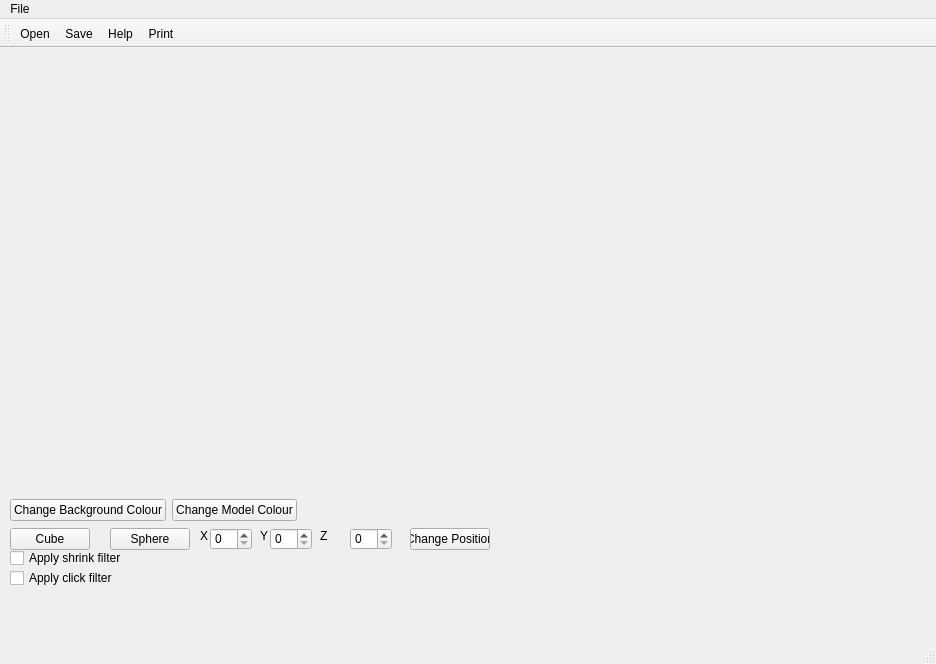
<?xml version="1.0" encoding="UTF-8"?>
<ui version="4.0">
 <class>MainWindow</class>
 <widget class="QMainWindow" name="MainWindow">
  <property name="geometry">
   <rect>
    <x>0</x>
    <y>0</y>
    <width>936</width>
    <height>664</height>
   </rect>
  </property>
  <property name="windowTitle">
   <string>MainWindow</string>
  </property>
  <widget class="QWidget" name="centralwidget">
   <widget class="QWidget" name="layoutWidget">
    <property name="geometry">
     <rect>
      <x>10</x>
      <y>40</y>
      <width>602</width>
      <height>433</height>
     </rect>
    </property>
    <layout class="QVBoxLayout" name="verticalLayout">
     <item>
      <widget class="QVTKOpenGLWidget" name="qvtkWidget" native="true">
       <property name="minimumSize">
        <size>
         <width>600</width>
         <height>400</height>
        </size>
       </property>
      </widget>
     </item>
     <item>
      <layout class="QHBoxLayout" name="horizontalLayout">
       <item>
        <widget class="QPushButton" name="BackgroundColor">
         <property name="text">
          <string>Change Background Colour</string>
         </property>
        </widget>
       </item>
       <item>
        <widget class="QPushButton" name="ModelColor">
         <property name="text">
          <string>Change Model Colour</string>
         </property>
        </widget>
       </item>
       <item>
        <spacer name="horizontalSpacer">
         <property name="orientation">
          <enum>Qt::Horizontal</enum>
         </property>
         <property name="sizeHint" stdset="0">
          <size>
           <width>40</width>
           <height>20</height>
          </size>
         </property>
        </spacer>
       </item>
      </layout>
     </item>
    </layout>
   </widget>
   <widget class="QCheckBox" name="Shrink_Filter">
    <property name="geometry">
     <rect>
      <x>10</x>
      <y>500</y>
      <width>111</width>
      <height>20</height>
     </rect>
    </property>
    <property name="text">
     <string>Apply shrink filter</string>
    </property>
   </widget>
   <widget class="QCheckBox" name="Clipper_Filter">
    <property name="geometry">
     <rect>
      <x>10</x>
      <y>520</y>
      <width>121</width>
      <height>20</height>
     </rect>
    </property>
    <property name="text">
     <string>Apply click filter</string>
    </property>
   </widget>
   <widget class="QPushButton" name="CubeButton">
    <property name="geometry">
     <rect>
      <x>10</x>
      <y>480</y>
      <width>80</width>
      <height>22</height>
     </rect>
    </property>
    <property name="text">
     <string>Cube</string>
    </property>
   </widget>
   <widget class="QPushButton" name="SphereButton">
    <property name="geometry">
     <rect>
      <x>110</x>
      <y>480</y>
      <width>80</width>
      <height>22</height>
     </rect>
    </property>
    <property name="text">
     <string>Sphere</string>
    </property>
   </widget>
   <widget class="QSpinBox" name="XCoordinate">
    <property name="geometry">
     <rect>
      <x>210</x>
      <y>480</y>
      <width>42</width>
      <height>22</height>
     </rect>
    </property>
   </widget>
   <widget class="QSpinBox" name="YCoordinate">
    <property name="geometry">
     <rect>
      <x>270</x>
      <y>480</y>
      <width>42</width>
      <height>22</height>
     </rect>
    </property>
   </widget>
   <widget class="QSpinBox" name="ZCoordinate">
    <property name="geometry">
     <rect>
      <x>350</x>
      <y>480</y>
      <width>42</width>
      <height>22</height>
     </rect>
    </property>
   </widget>
   <widget class="QLabel" name="label">
    <property name="geometry">
     <rect>
      <x>200</x>
      <y>480</y>
      <width>16</width>
      <height>16</height>
     </rect>
    </property>
    <property name="text">
     <string>X</string>
    </property>
   </widget>
   <widget class="QLabel" name="label_2">
    <property name="geometry">
     <rect>
      <x>260</x>
      <y>480</y>
      <width>16</width>
      <height>16</height>
     </rect>
    </property>
    <property name="text">
     <string>Y</string>
    </property>
   </widget>
   <widget class="QLabel" name="label_3">
    <property name="geometry">
     <rect>
      <x>320</x>
      <y>480</y>
      <width>16</width>
      <height>16</height>
     </rect>
    </property>
    <property name="text">
     <string>Z</string>
    </property>
   </widget>
   <widget class="QPushButton" name="ChangePosition">
    <property name="geometry">
     <rect>
      <x>410</x>
      <y>480</y>
      <width>80</width>
      <height>22</height>
     </rect>
    </property>
    <property name="text">
     <string>Change Position</string>
    </property>
   </widget>
  </widget>
  <widget class="QMenuBar" name="menubar">
   <property name="geometry">
    <rect>
     <x>0</x>
     <y>0</y>
     <width>936</width>
     <height>21</height>
    </rect>
   </property>
   <widget class="QMenu" name="menuFile">
    <property name="title">
     <string>File</string>
    </property>
    <addaction name="actionFileOpen"/>
    <addaction name="actionFileSave"/>
   </widget>
   <addaction name="menuFile"/>
  </widget>
  <widget class="QStatusBar" name="statusbar"/>
  <widget class="QToolBar" name="toolBar">
   <property name="windowTitle">
    <string>toolBar</string>
   </property>
   <attribute name="toolBarArea">
    <enum>TopToolBarArea</enum>
   </attribute>
   <attribute name="toolBarBreak">
    <bool>false</bool>
   </attribute>
   <addaction name="actionFileOpen"/>
   <addaction name="actionFileSave"/>
   <addaction name="actionHelp"/>
   <addaction name="actionPrint"/>
  </widget>
  <action name="actionFileOpen">
   <property name="icon">
    <iconset resource="Icons/icons.qrc">
     <normaloff>:/Icons/fileopen.png</normaloff>:/Icons/fileopen.png</iconset>
   </property>
   <property name="text">
    <string>Open</string>
   </property>
  </action>
  <action name="actionFileSave">
   <property name="icon">
    <iconset resource="Icons/icons.qrc">
     <normaloff>:/Icons/filesave.png</normaloff>:/Icons/filesave.png</iconset>
   </property>
   <property name="text">
    <string>Save</string>
   </property>
  </action>
  <action name="actionHelp">
   <property name="icon">
    <iconset resource="Icons/icons.qrc">
     <normaloff>:/Icons/help.png</normaloff>:/Icons/help.png</iconset>
   </property>
   <property name="text">
    <string>Help</string>
   </property>
  </action>
  <action name="actionPrint">
   <property name="icon">
    <iconset resource="Icons/icons.qrc">
     <normaloff>:/Icons/print.png</normaloff>:/Icons/print.png</iconset>
   </property>
   <property name="text">
    <string>Print</string>
   </property>
  </action>
 </widget>
 <customwidgets>
  <customwidget>
   <class>QVTKOpenGLWidget</class>
   <extends>QWidget</extends>
   <header>QVTKOpenGLWidget.h</header>
  </customwidget>
 </customwidgets>
 <resources>
  <include location="Icons/icons.qrc"/>
 </resources>
 <connections/>
</ui>
